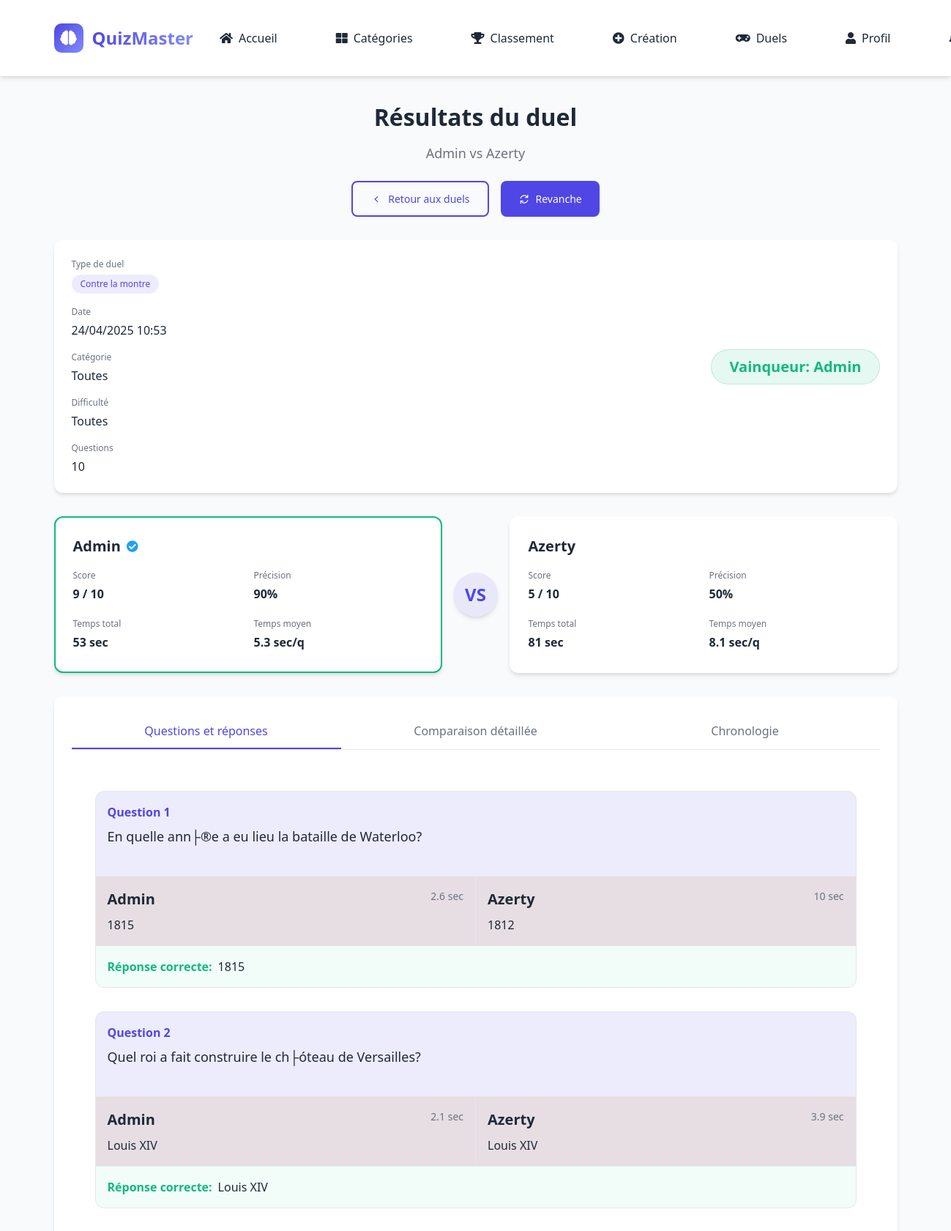
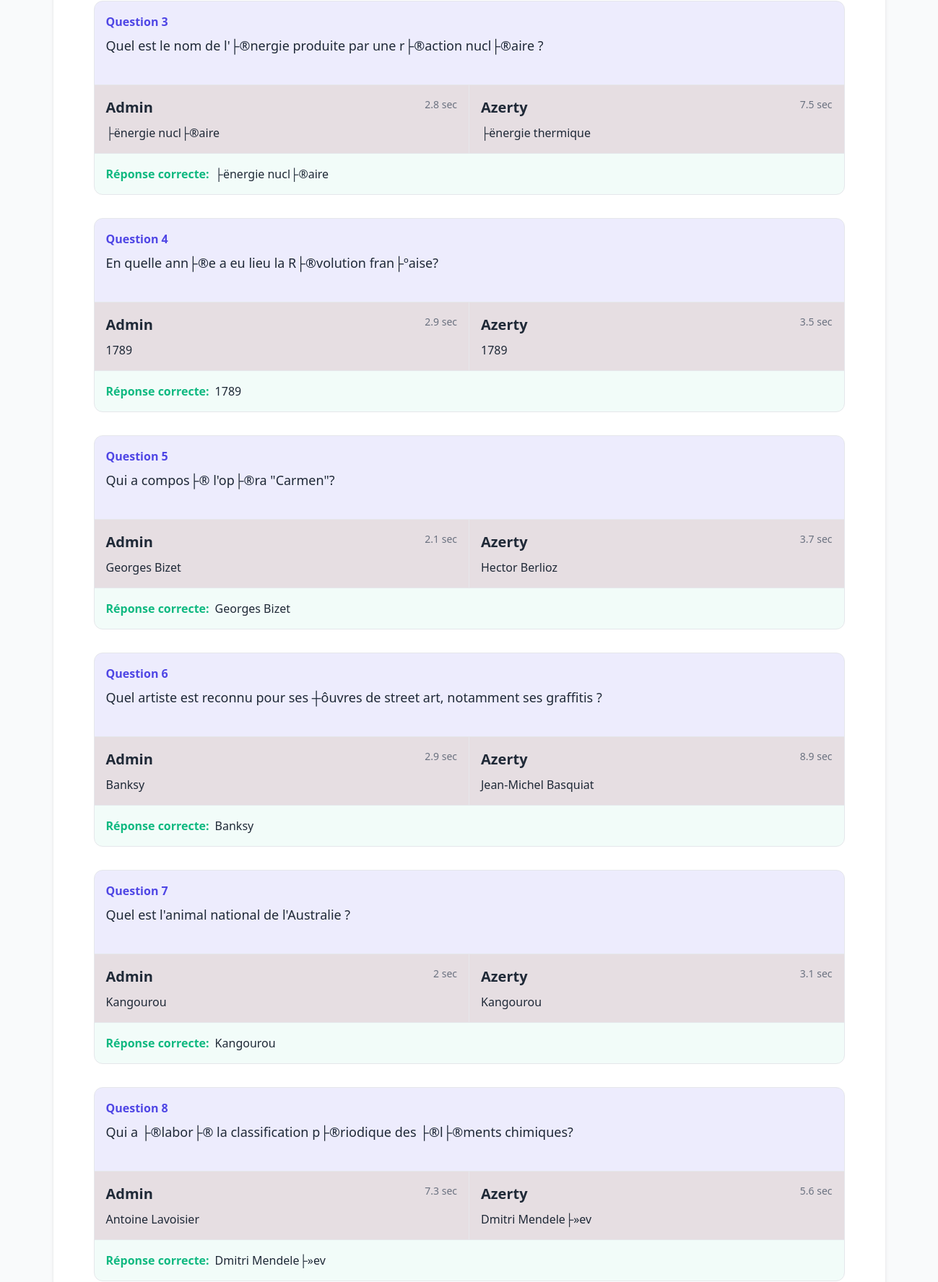
Screenshot of /duels/results.php?id=28 (signed in, upper part) with the database file from the repository (2 pictures, top to bottom).
### tables this page shows
CREATE TABLE `utilisateurs` (
  `id` int NOT NULL AUTO_INCREMENT,
  `est_admin` tinyint(1) NOT NULL DEFAULT '0',
  `nom` varchar(100) NOT NULL,
  `email` varchar(100) NOT NULL,
  `mot_de_passe` varchar(255) NOT NULL,
  `date_inscription` datetime NOT NULL DEFAULT CURRENT_TIMESTAMP,
  `est_contributeur` tinyint(1) NOT NULL DEFAULT '0',
  `active` tinyint(1) DEFAULT '1',
  PRIMARY KEY (`id`),
  UNIQUE KEY `email` (`email`)
);

CREATE TABLE `duels` (
  `id` int NOT NULL AUTO_INCREMENT,
  `challenger_id` int NOT NULL,
  `opponent_id` int NOT NULL,
  `categorie_id` int DEFAULT NULL,
  `difficulte_id` int DEFAULT NULL,
  `type` enum('timed','accuracy','mixed') NOT NULL,
  `time_limit` int DEFAULT '0',
  `question_count` int DEFAULT '10',
  `status` enum('pending','active','completed','cancelled') DEFAULT 'pending',
  `started_at` datetime DEFAULT NULL,
  `completed_at` datetime DEFAULT NULL,
  `winner_id` int DEFAULT NULL,
  PRIMARY KEY (`id`),
  KEY `challenger_id` (`challenger_id`),
  KEY `opponent_id` (`opponent_id`),
  KEY `categorie_id` (`categorie_id`),
  KEY `difficulte_id` (`difficulte_id`),
  KEY `winner_id` (`winner_id`),
  CONSTRAINT `duels_ibfk_1` FOREIGN KEY (`challenger_id`) REFERENCES `utilisateurs` (`id`),
  CONSTRAINT `duels_ibfk_2` FOREIGN KEY (`opponent_id`) REFERENCES `utilisateurs` (`id`),
  CONSTRAINT `duels_ibfk_3` FOREIGN KEY (`categorie_id`) REFERENCES `categories` (`id`),
  CONSTRAINT `duels_ibfk_4` FOREIGN KEY (`difficulte_id`) REFERENCES `difficultes` (`id`),
  CONSTRAINT `duels_ibfk_5` FOREIGN KEY (`winner_id`) REFERENCES `utilisateurs` (`id`)
);

CREATE TABLE `duel_results` (
  `id` int NOT NULL AUTO_INCREMENT,
  `duel_id` int NOT NULL,
  `user_id` int NOT NULL,
  `score` int DEFAULT '0',
  `correct_answers` int DEFAULT '0',
  `total_questions` int NOT NULL DEFAULT '10',
  `completion_time` int DEFAULT NULL,
  `completed_at` datetime DEFAULT NULL,
  PRIMARY KEY (`id`),
  KEY `duel_id` (`duel_id`),
  KEY `user_id` (`user_id`),
  CONSTRAINT `duel_results_ibfk_1` FOREIGN KEY (`duel_id`) REFERENCES `duels` (`id`),
  CONSTRAINT `duel_results_ibfk_2` FOREIGN KEY (`user_id`) REFERENCES `utilisateurs` (`id`)
);

CREATE TABLE `options` (
  `id` int NOT NULL AUTO_INCREMENT,
  `question_id` int NOT NULL,
  `texte` text NOT NULL,
  `est_correcte` tinyint(1) NOT NULL DEFAULT '0',
  PRIMARY KEY (`id`),
  KEY `question_id` (`question_id`),
  CONSTRAINT `options_ibfk_1` FOREIGN KEY (`question_id`) REFERENCES `questions` (`id`) ON DELETE CASCADE
);

### duels/results.php (the view, shortened to what the rows shown need)
<?php
require_once '../includes/functions.php';
require_once '../includes/functions/duel_functions.php';
$user_id = $_SESSION['utilisateur_id'];
$duel_id = (int)$_GET['id'];
$duel = getDuelById($duel_id);
$database = new Database();
$db = $database->connect();
$results = getDuelResults($duel_id);
if ($results['challenger_score'] == 0 && $results['opponent_score'] == 0) {
    $stmt = $db->prepare("
        SELECT da.user_id, COUNT(*) as score
        FROM duel_answers da
        JOIN options o ON da.answer_id = o.id
        WHERE da.duel_id = :duel_id AND o.est_correcte = '1'
        GROUP BY da.user_id
    ");
    $stmt->execute(['duel_id' => $duel_id]);
    $recalculated_scores = $stmt->fetchAll(PDO::FETCH_ASSOC);
    foreach ($recalculated_scores as $score) {
        if ($score['user_id'] == $duel['challenger_id']) {
            $results['challenger_score'] = (int)$score['score'];
        } elseif ($score['user_id'] == $duel['opponent_id']) {
            $results['opponent_score'] = (int)$score['score'];
        }
    }
}
$questions = getDuelQuestions($duel_id) ?: [];
$total_questions = is_array($questions) ? count($questions) : 0;
$results['challenger_accuracy'] = $total_questions > 0 ? round(($results['challenger_score'] / $total_questions) * 100, 1) : 0;
$results['opponent_accuracy'] = $total_questions > 0 ? round(($results['opponent_score'] / $total_questions) * 100, 1) : 0;
$challenger = obtenirUtilisateur($duel['challenger_id']);
$opponent = obtenirUtilisateur($duel['opponent_id']);
$challenger_answers = getDuelPlayerAnswers($duel_id, $duel['challenger_id']) ?: [];
$opponent_answers = getDuelPlayerAnswers($duel_id, $duel['opponent_id']) ?: [];
$winner_id = determineWinner($results, $duel);
include '../includes/header.php';
?>
<!DOCTYPE html>
<html lang="fr">
<head>
    <link rel="stylesheet" href="https://cdnjs.cloudflare.com/ajax/libs/font-awesome/5.15.4/css/all.min.css">
</head>
<body>
<main class="duel-results-page">
    <div class="container">
        <div class="section-header">
            <h1 class="section-title">Résultats du duel</h1>
            <p class="section-description">
                <?= htmlspecialchars($challenger['nom']) ?> vs <?= htmlspecialchars($opponent['nom']) ?>
            </p>
            <div class="header-actions">
                <a href="/quizmaster/duels/index.php" class="btn btn-outline">
                </a>
                <?php if ($duel['challenger_id'] == $user_id): ?>
                    <a href="/quizmaster/duels/challenge.php?rematch=<?= $duel_id ?>" class="btn btn-primary">
                    </a>
                <?php endif; ?>
            </div>
        </div>
        <div class="results-container">
            <div class="card duel-summary">
                <div class="duel-info">
                    <div class="duel-date">
                        <span class="info-label">Date</span>
                        <span class="info-value">
                            <?php
                            echo isset($duel['completed_at']) && !empty($duel['completed_at'])
                                ? date('d/m/Y H:i', strtotime($duel['completed_at']))
                                : 'Non disponible';
                            ?>
                        </span>
                    </div>
                </div>
                <div class="duel-result">
                    <?php if ($winner_id == 'draw'): ?>
                        <div class="result-badge result-draw">Match nul</div>
                    <?php elseif ($results['challenger_score'] == 0 && $results['opponent_score'] == 0): ?>
                        <div class="result-badge result-draw">Aucun gagnant (scores nuls)</div>
                    <?php else: ?>
                        <div class="result-badge result-winner">
                            Vainqueur: <?= htmlspecialchars($winner_id == $duel['challenger_id'] ? $challenger['nom'] : $opponent['nom']) ?>
                        </div>
                    <?php endif; ?>
                </div>
            </div>
            <div class="players-comparison">
                <div class="player-card <?= $winner_id == $duel['challenger_id'] ? 'winner' : '' ?>">
                    <div class="player-header">
                        <h3 class="player-name"><?= htmlspecialchars($challenger['nom']) ?></h3>
                        <?php if (!empty($challenger['est_contributeur'])): ?>
                            <span class="contributor-badge" title="Contributeur certifié">
                                <i class="certified-icon fas fa-check-circle"></i>
                            </span>
                        <?php endif; ?>
                    </div>
                    <div class="player-stats">
                        <div class="stat-item">
                            <div class="stat-label">Score</div>
                            <div class="stat-value"><?= (int)$results['challenger_score'] ?> / <?= $total_questions ?></div>
                        </div>
                        <div class="stat-item">
                            <div class="stat-label">Temps total</div>
                            <div class="stat-value"><?= round($results['challenger_time'], 1) ?> sec</div>
                        </div>
                        <div class="stat-item">
                            <div class="stat-label">Temps moyen</div>
                            <div class="stat-value"><?= $total_questions > 0 ? round($results['challenger_time'] / $total_questions, 1) : 0 ?> sec/q</div>
                        </div>
                    </div>
                </div>
                <div class="player-card <?= $winner_id == $duel['opponent_id'] ? 'winner' : '' ?>">
                    <div class="player-header">
                        <h3 class="player-name"><?= htmlspecialchars($opponent['nom']) ?></h3>
                    </div>
                </div>
            </div>
            <div class="card">
                <div class="tab-content active" id="questions-tab">
                    <div class="questions-list">
                        <?php if (empty($questions) || !is_array($questions)): ?>
                            <p>Aucune question trouvée pour ce duel.</p>
                        <?php else: ?>
                            <?php foreach ($questions as $index => $question): ?>
                                <?php
                                $correct_answer = 'Non disponible';
                                $query = "SELECT texte FROM options WHERE question_id = :question_id AND est_correcte = '1' LIMIT 1";
                                $stmt = $db->prepare($query);
                                $stmt->bindParam(':question_id', $question['id'], PDO::PARAM_INT);
                                $stmt->execute();
                                $result = $stmt->fetch(PDO::FETCH_ASSOC);
                                if ($result) {
                                    $correct_answer = $result['texte'];
                                } else {
                                    error_log("results.php : Aucune réponse correcte trouvée pour question_id={$question['id']} dans duel_id=$duel_id");
                                }
                                ?>
                                <div class="question-item">
                                    <div class="question-header">
                                        <div class="question-number">Question <?= $index + 1 ?></div>
                                        <div class="question-text">
                                            <?= isset($question['texte']) ? htmlspecialchars($question['texte']) : 'Question non disponible' ?>
                                        </div>
                                    </div>
                                    <div class="answers-comparison">
                                        <div class="player-answer <?= isset($challenger_answers[$question['id']]) && $challenger_answers[$question['id']]['is_correct'] ? 'correct' : 'incorrect' ?>">
                                            <div class="answer-header">
                                                <div class="player-name"><?= htmlspecialchars($challenger['nom']) ?></div>
                                                <div class="answer-time"><?= isset($challenger_answers[$question['id']]) ? round($challenger_answers[$question['id']]['time_taken'], 1) . ' sec' : 'Pas de réponse' ?></div>
                                            </div>
                                            <div class="answer-text">
                                                <?php if (isset($challenger_answers[$question['id']])): ?>
                                                    <?= htmlspecialchars($challenger_answers[$question['id']]['answer']) ?>
                                                <?php else: ?>
                                                    <span class="no-answer">Pas de réponse</span>
                                                <?php endif; ?>
                                            </div>
                                        </div>
                                        <div class="player-answer <?= isset($opponent_answers[$question['id']]) && $opponent_answers[$question['id']]['is_correct'] ? 'correct' : 'incorrect' ?>">
                                            <div class="answer-header">
                                                <div class="player-name"><?= htmlspecialchars($opponent['nom']) ?></div>
                                                <div class="answer-time"><?= isset($opponent_answers[$question['id']]) ? round($opponent_answers[$question['id']]['time_taken'], 1) . ' sec' : 'Pas de réponse' ?></div>
                                            </div>
                                            <div class="answer-text">
                                                <?php if (isset($opponent_answers[$question['id']])): ?>
                                                    <?= htmlspecialchars($opponent_answers[$question['id']]['answer']) ?>
                                                <?php else: ?>
                                                    <span class="no-answer">Pas de réponse</span>
                                                <?php endif; ?>
                                            </div>
                                        </div>
                                    </div>
                                    <div class="correct-answer">
                                        <div class="answer-label">Réponse correcte:</div>
                                        <div class="answer-text">
                                            <?= htmlspecialchars($correct_answer) ?>
                                        </div>
                                    </div>
                                </div>
                            <?php endforeach; ?>
                        <?php endif; ?>
                    </div>
                </div>
            </div>
        </div>
    </div>
</main>
<?php include '../includes/footer.php'; ?>
</body>
</html>

### rows the page displays
utilisateurs: nom "Admin"
utilisateurs: nom "Azerty"
duels: completed_at "24/04/2025 10:53"
duel_results: user.nom "Admin", score "9", completion_time "53", $results['challenger_time']/$total_questions "5.3"
options: texte "1815"
options: texte "1812"
options: texte "Louis XIV"
options: texte "├ënergie nucl├®aire"
options: texte "├ënergie thermique"
options: texte "1789"
options: texte "Georges Bizet"
options: texte "Hector Berlioz"
options: texte "Banksy"
options: texte "Jean-Michel Basquiat"
options: texte "Kangourou"
options: texte "Antoine Lavoisier"
options: texte "Dmitri Mendele├»ev"

### other values shown
APP_NAME "QuizMaster"
$duel['categorie_nom'] "Toutes"
$duel['difficulte_nom'] "Toutes"
$total_questions "10"
$results['challenger_accuracy'] "90"
$results['opponent_score'] "5"
$results['opponent_accuracy'] "50"
$results['opponent_time'] "81"
$results['opponent_time'] / $total_questions "8.1"
$question['texte'] "En quelle ann├®e a eu lieu la bataille de Waterloo?"
$challenger_answers[$question['id']]['time_taken'] "2.6"
$opponent_answers[$question['id']]['time_taken'] "10"
$question['texte'] "Quel roi a fait construire le ch├óteau de Versailles?"
$challenger_answers[$question['id']]['time_taken'] "2.1"
$opponent_answers[$question['id']]['time_taken'] "3.9"
